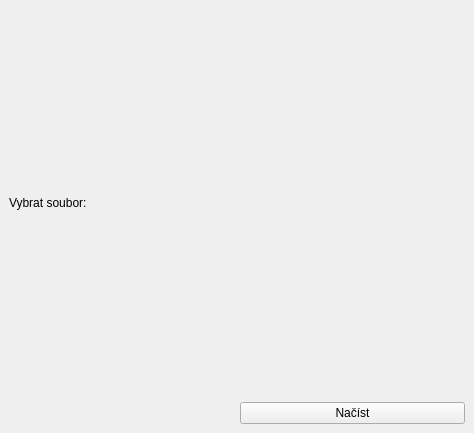
<?xml version="1.0" encoding="UTF-8"?>
<ui version="4.0">
 <class>GTFSDockWidgetBase</class>
 <widget class="QDockWidget" name="GTFSDockWidgetBase">
  <property name="geometry">
   <rect>
    <x>0</x>
    <y>0</y>
    <width>474</width>
    <height>433</height>
   </rect>
  </property>
  <property name="windowTitle">
   <string>GTFS load</string>
  </property>
  <widget class="QWidget" name="dockWidgetContents">
   <layout class="QGridLayout" name="gridLayout">
    <item row="0" column="0">
     <widget class="QLabel" name="label_3">
      <property name="text">
       <string>Vybrat soubor:</string>
      </property>
     </widget>
    </item>
    <item row="1" column="2">
     <widget class="QPushButton" name="submit">
      <property name="text">
       <string>Načíst</string>
      </property>
     </widget>
    </item>
    <item row="0" column="2">
     <widget class="QgsFileWidget" name="input_dir"/>
    </item>
   </layout>
  </widget>
 </widget>
 <customwidgets>
  <customwidget>
   <class>QgsFileWidget</class>
   <extends>QWidget</extends>
   <header>qgsfilewidget.h</header>
  </customwidget>
 </customwidgets>
 <resources/>
 <connections/>
</ui>
